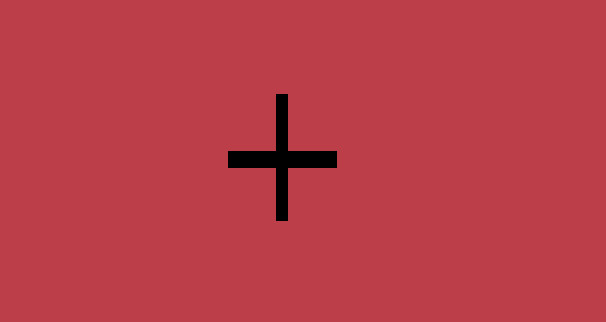
#> input picture images/multialigntest0.jpg, 606 x 322 px
$ python aligntest.py
#> lines starting #> are read from the running program, lines starting #| are printed output that depends on the picture
import numpy as np
import imutils
import cv2

# This program will transform im2 so that it aligns with im1.
# The output is a transformed image that can replace the old im2.

def alignimages(images):

  # First image in the array used as a template
  im1 =  images[0]

  returnImages = []
  returnImages.append(im1)

  for img in images:
    im2 =  img

    # Convert images to grayscale
    im1_gray = cv2.cvtColor(im1,cv2.COLOR_BGR2GRAY)
    im2_gray = cv2.cvtColor(im2,cv2.COLOR_BGR2GRAY)

    sz = im1.shape
    warp_mode = cv2.MOTION_TRANSLATION # Can be MOTION.HOMOGRAPHY

    if warp_mode == cv2.MOTION_HOMOGRAPHY :
      warp_matrix = np.eye(3, 3, dtype=np.float32)
    else :
      warp_matrix = np.eye(2, 3, dtype=np.float32)

    number_of_iterations = 5000

    # Specify the threshold of the increment
    termination_eps = 1e-10

    # Termination criteria
    criteria = (cv2.TERM_CRITERIA_EPS | cv2.TERM_CRITERIA_COUNT, number_of_iterations,  termination_eps)

    # Run the ECC algorithm. The results are stored in warp_matrix.
    (cc, warp_matrix) = cv2.findTransformECC (im1_gray,im2_gray,warp_matrix, warp_mode, criteria)

    if warp_mode == cv2.MOTION_HOMOGRAPHY :
    # Use warpPerspective for Homography
      im2_aligned = cv2.warpPerspective (im2, warp_matrix, (sz[1],sz[0]), flags=cv2.INTER_LINEAR + cv2.WARP_INVERSE_MAP)
    else :
    # Use warpAffine for Translation, Euclidean and Affine
      im2_aligned = cv2.warpAffine(im2, warp_matrix, (sz[1],sz[0]), flags=cv2.INTER_LINEAR + cv2.WARP_INVERSE_MAP)
      returnImages.append(im2_aligned)

  return returnImages


# [5 lines of commented-out code are left out]

multialigntest = []
multialigntest.append(cv2.imread("images/multialigntest0.jpg"))
multialigntest.append(cv2.imread("images/multialigntest1.jpg"))
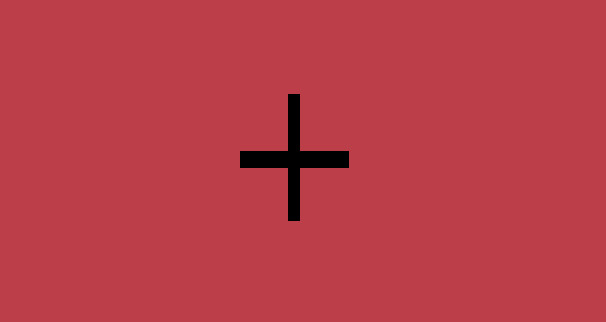
#> input picture images/multialigntest1.jpg, 606 x 322 px
multialigntest.append(cv2.imread("images/multialigntest2.jpg"))
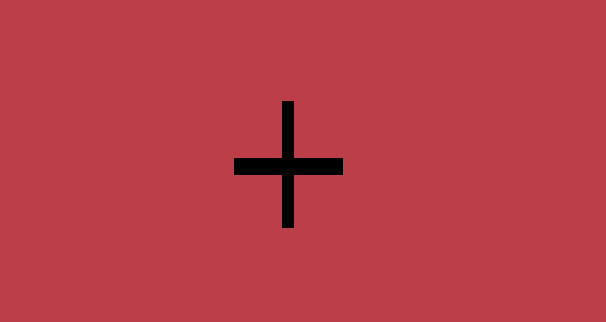
#> input picture images/multialigntest2.jpg, 606 x 322 px
multialigntest.append(cv2.imread("images/multialigntest3.jpg"))
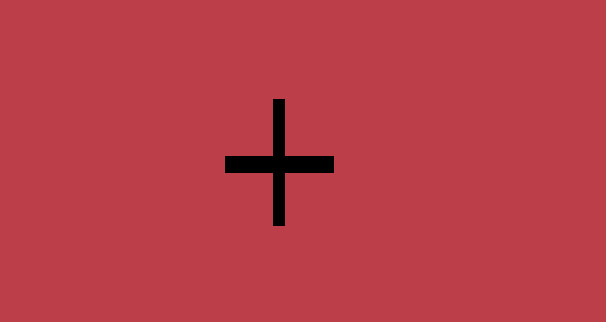
#> input picture images/multialigntest3.jpg, 606 x 322 px
multialigntest.append(cv2.imread("images/multialigntest4.jpg"))
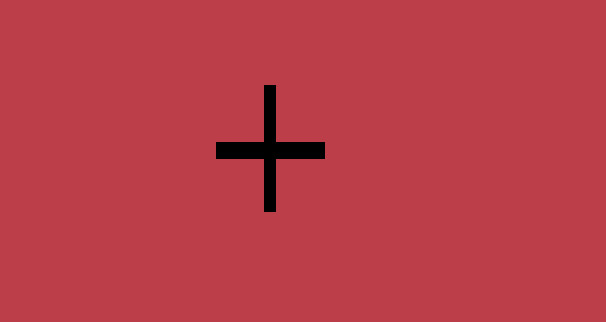
#> input picture images/multialigntest4.jpg, 606 x 322 px

print(len(multialigntest))
#| 5
multialigntest = alignimages(multialigntest)
#> in alignimages, im1 is the input picture: shape (322, 606, 3); mean B, G, R 71.8, 61, 184.9
#> the loop in alignimages, `for img in images:` made 5 passes
#> warp_matrix on passes 1 to 5: [[1, 0, 5.92e-15], [0, 1, -1.37e-15]], [[1, 0, 11.98], [0, 1, -0.00395]], [[1, 0, 6], [0, 1, 6.99]], [[1, 0, -2.99], [0, 1, 5]], [[1, 0, -12.01], [0, 1, -9.01]]
#> pass 1, in alignimages, `im1_gray = cv2.cvtColor(im1,cv2.COLOR_BGR2GRAY)`:
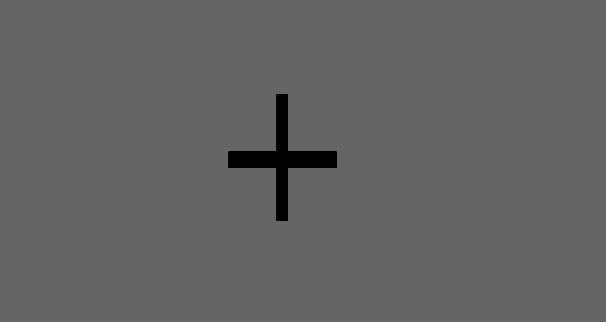
#> im1_gray: shape (322, 606); min 0, max 111, mean 99.4
#> in alignimages, im2 is the input picture: shape (322, 606, 3); mean B, G, R 71.8, 61, 185
#> after the loop in alignimages, `for img in images:`: returnImages = 6 items
#> multialigntest = 6 items


cv2.imshow("Image 1", multialigntest[0])
cv2.imshow("Image 2", multialigntest[1])
cv2.imshow("Image 3", multialigntest[2])
cv2.imshow("Image 4", multialigntest[3])
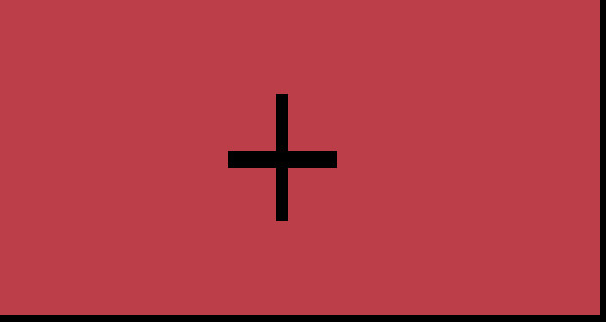
#> window 'Image 4': shape (322, 606, 3); mean B, G, R 69.5, 59.1, 179.1
cv2.imshow("Image 5", multialigntest[4])
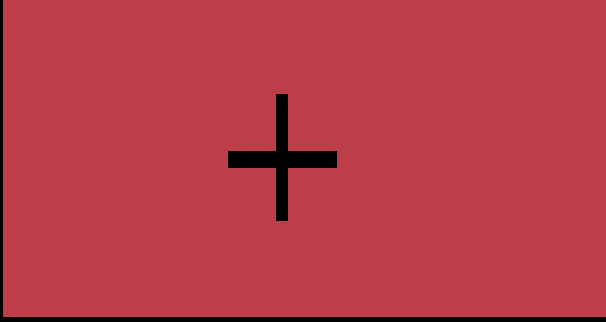
#> window 'Image 5': shape (322, 606, 3); mean B, G, R 70.3, 59.7, 181.1
cv2.waitKey(0)
